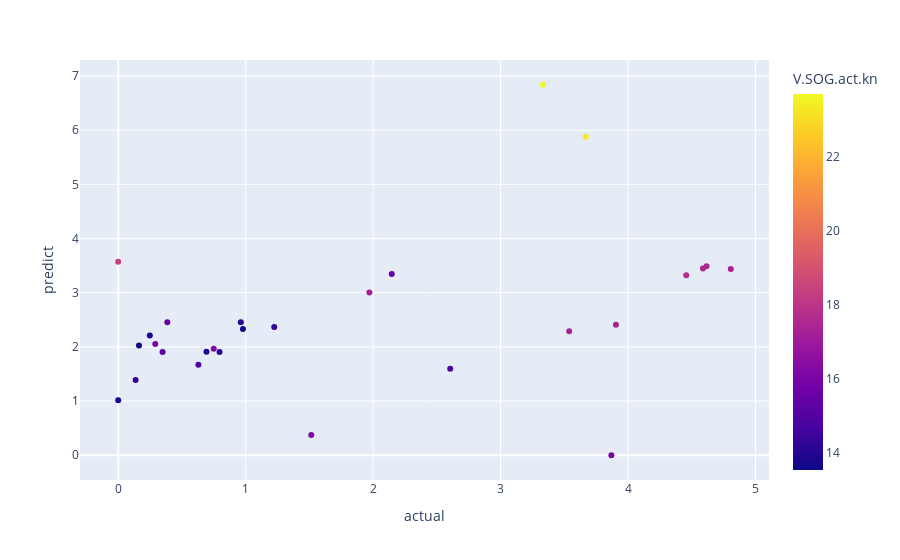

The cell this chart's notebook holds for it:
### Code cell
px.scatter(X_train_res, x='actual',
            y='predict',
            color='V.SOG.act.kn',
            hover_data=['V.RUA.act.deg'],
            labels={'x':'V.SOG.act.kn','y':'predict','color':'V.RUA.act.deg'})

### Figure 1 — Plotly figure (JSON) as saved in the notebook; plotly's stock layout.template omitted (floating-point values rounded to 4 significant figures)
{"data": [{"customdata": [[6.7], [3.3], [-0.6], [-3.3], [1.6], [-0.3], [20.1], [0.8], [13.9], [-2], [-1.3], [-3.7], [4.8], [-1], [1.9], [-1], [2.8], [-0.8], [-0.7], [-4.7], [1.2], [0], [1], [-2.4], [-1.3], [-4.5], [-18.2], [0.3]], "hovertemplate": "actual=%{x}<br>predict=%{y}<br>V.RUA.act.deg=%{customdata[0]}<br>V.SOG.act.kn=%{marker.color}<extra></extra>", "legendgroup": "", "marker": {"color": [13.61, 14.92, 17.38, 17.36, 18.37, 14.94, 13.75, 23.71, 13.53, 15.4, 15.92, 14.0, 14.31, 16.01, 14.28, 17.69, 16.17, 17.28, 17.33, 17.49, 13.72, 14.07, 15.18, 16.13, 23.39, 17.39, 15.74, 13.95], "coloraxis": "coloraxis", "symbol": "circle"}, "mode": "markers", "name": "", "orientation": "v", "showlegend": false, "type": "scatter", "x": [0.163, 0.6292, 3.538, 3.905, 0, 2.605, 0.248, 3.333, 0.9787, 2.146, 0.291, 0.9619, 0.1366, 3.869, 1.224, 4.457, 1.515, 1.97, 4.806, 4.588, 0, 0.795, 0.348, 0.7495, 3.668, 4.615, 0.3852, 0.6927], "xaxis": "x", "y": [2.026, 1.67, 2.287, 2.407, 3.572, 1.595, 2.208, 6.839, 2.331, 3.347, 2.052, 2.454, 1.388, 0, 2.368, 3.322, 0.3758, 3.002, 3.437, 3.447, 1.013, 1.905, 1.904, 1.963, 5.878, 3.486, 2.454, 1.913], "yaxis": "y"}], "layout": {"coloraxis": {"colorbar": {"title": {"text": "V.SOG.act.kn"}}, "colorscale": [[0, "#0d0887"], [0.1111, "#46039f"], [0.2222, "#7201a8"], [0.3333, "#9c179e"], [0.4444, "#bd3786"], [0.5556, "#d8576b"], [0.6667, "#ed7953"], [0.7778, "#fb9f3a"], [0.8889, "#fdca26"], [1, "#f0f921"]]}, "legend": {"tracegroupgap": 0}, "margin": {"t": 60}, "xaxis": {"anchor": "y", "domain": [0, 1], "title": {"text": "actual"}}, "yaxis": {"anchor": "x", "domain": [0, 1], "title": {"text": "predict"}}}}
